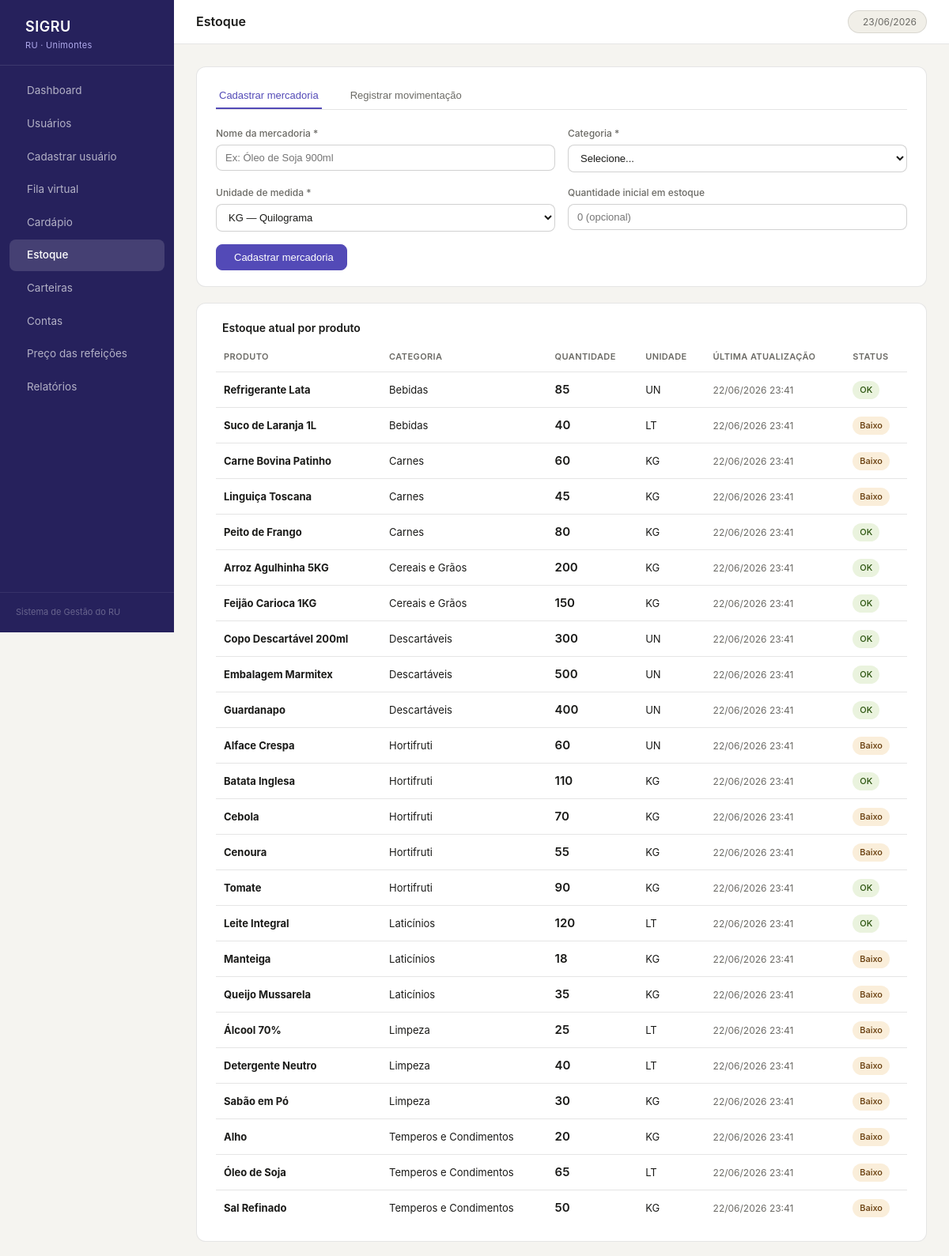
/estoque.php (upper part), run on the app's committed database.
### tables this page shows
CREATE TABLE produto (
    id_produto      INT(6) UNSIGNED AUTO_INCREMENT,
    nome_produto    VARCHAR(100) NOT NULL,
    unidade_medida  VARCHAR(2) NOT NULL,
    id_tipo_produto INT(3) UNSIGNED NOT NULL,
    PRIMARY KEY (id_produto),
    CONSTRAINT fk_produto_tipo FOREIGN KEY (id_tipo_produto)
        REFERENCES tipo_produto (id_tipo)
);

CREATE TABLE tipo_produto (
    id_tipo         INT(3) UNSIGNED AUTO_INCREMENT,
    descricao_tipo  VARCHAR(100) NOT NULL,
    PRIMARY KEY (id_tipo)
);

CREATE TABLE estoque (
    id_estoque       INT(6) UNSIGNED AUTO_INCREMENT,
    quantidade       INT(8) UNSIGNED NOT NULL,
    data_atualizacao DATETIME NOT NULL,
    id_produto       INT(6) UNSIGNED NOT NULL,
    PRIMARY KEY (id_estoque),
    CONSTRAINT fk_estoque_produto FOREIGN KEY (id_produto)
        REFERENCES produto (id_produto)
);

### estoque.php (the view, shortened to what this page needs)
<?php
require_once 'includes/header.php';
$conn = getConnection();
$estoque = $conn->query("
    SELECT p.id_produto, p.nome_produto, p.unidade_medida,
           tp.descricao_tipo,
           COALESCE(e.quantidade, 0) AS quantidade,
           e.data_atualizacao
    FROM produto p
    JOIN tipo_produto tp ON tp.id_tipo = p.id_tipo_produto
    LEFT JOIN estoque e ON e.id_produto = p.id_produto
    ORDER BY tp.descricao_tipo, p.nome_produto
");
?>
<div class="card">
    <div class="flex gap-2" style="margin-bottom:1.25rem;border-bottom:1px solid var(--border);padding-bottom:0">
        <button type="button" class="tab-btn active" data-tab="tab-produto"
                style="padding:8px 4px;margin-right:1.5rem;border:none;background:none;cursor:pointer;
                       font-size:13px;font-weight:500;color:var(--purple-600);
                       border-bottom:2px solid var(--purple-600)">
            <i class="ti ti-box"></i> Cadastrar mercadoria
        </button>
        <button type="button" class="tab-btn" data-tab="tab-movimento"
                style="padding:8px 4px;border:none;background:none;cursor:pointer;
                       font-size:13px;font-weight:500;color:var(--text-muted);border-bottom:2px solid transparent">
            <i class="ti ti-arrows-exchange"></i> Registrar movimentação
        </button>
    </div>
    <div id="tab-produto" class="tab-content">
        <form method="POST">
            <div class="form-grid">
                <div class="form-group">
                    <label>Nome da mercadoria *</label>
                    <input type="text" name="nome_produto" placeholder="Ex: Óleo de Soja 900ml"
                           value="<?= htmlspecialchars($_POST['nome_produto'] ?? '') ?>">
                </div>
                <div class="form-group">
                    <label>Categoria *</label>
                    <select name="id_tipo_produto">
                        <option value="">Selecione...</option>
                    </select>
                </div>
                <div class="form-group">
                    <label>Unidade de medida *</label>
                    <select name="unidade_medida">
                        <option value="KG" <?= (($_POST['unidade_medida'] ?? '') === 'KG') ? 'selected' : '' ?>>KG — Quilograma</option>
                    </select>
                </div>
                <div class="form-group">
                    <label>Quantidade inicial em estoque</label>
                    <input type="number" name="quantidade_inicial" min="0" placeholder="0 (opcional)"
                           value="<?= htmlspecialchars($_POST['quantidade_inicial'] ?? '') ?>">
                </div>
            </div>
            <div style="margin-top:1rem">
                <button type="submit" class="btn btn-primary">
                    <i class="ti ti-device-floppy"></i> Cadastrar mercadoria
                </button>
            </div>
        </form>
    </div>
</div>
<div class="card">
    <div class="card-title"><i class="ti ti-package"></i> Estoque atual por produto</div>
    <div class="table-wrap">
        <table>
            <thead>
                <tr>
                    <th>Produto</th>
                    <th>Categoria</th>
                    <th>Quantidade</th>
                    <th>Unidade</th>
                    <th>Última atualização</th>
                    <th>Status</th>
                </tr>
            </thead>
            <tbody>
                <?php while ($e = $estoque->fetch_assoc()): ?>
                <tr>
                    <td><strong><?= htmlspecialchars($e['nome_produto']) ?></strong></td>
                    <td><?= htmlspecialchars($e['descricao_tipo']) ?></td>
                    <td style="font-size:15px;font-weight:600"><?= $e['quantidade'] ?></td>
                    <td><?= htmlspecialchars($e['unidade_medida']) ?></td>
                    <td class="text-muted">
                        <?= $e['data_atualizacao'] ? date('d/m/Y H:i', strtotime($e['data_atualizacao'])) : '—' ?>
                    </td>
                    <td>
                        <?php if ($e['quantidade'] == 0): ?>
                            <span class="pill pill-red">Zerado</span>
                        <?php elseif ($e['quantidade'] < 80): ?>
                            <span class="pill pill-amber">Baixo</span>
                        <?php else: ?>
                            <span class="pill pill-green">OK</span>
                        <?php endif; ?>
                    </td>
                </tr>
                <?php endwhile; ?>
            </tbody>
        </table>
    </div>
</div>
<?php
require_once 'includes/footer.php';
?>

### assets/css/style.css (style rules this page uses)
*, *::before, *::after { box-sizing: border-box; margin: 0; padding: 0; }
:root { --purple-50: #EEEDFE; --purple-200: #AFA9EC; --purple-600: #534AB7; --purple-800: #3C3489; --purple-900: #26215C; --teal-50: #E1F5EE; --teal-600: #0F6E56; --teal-800: #085041; --amber-50: #FAEEDA; --amber-600: #854F0B; --amber-800: #633806; --red-50: #FCEBEB; --red-600: #A32D2D; --green-50: #EAF3DE; --green-800: #27500A; --gray-50: #F1EFE8; --gray-100: #D3D1C7; --gray-400: #888780; --gray-800: #444441; --bg: #F5F4F0; --surface: #FFFFFF; --border: rgba(0,0,0,0.10); --border-md: rgba(0,0,0,0.18); --text: #1A1A18; --text-muted:#6B6A65; --radius-md: 8px; --radius-lg: 12px; --sidebar-w: 220px; }
body { font-family: 'Inter', system-ui, -apple-system, sans-serif; background: var(--bg); color: var(--text); font-size: 14px; line-height: 1.6; }
.card { background: var(--surface); border: 1px solid var(--border); border-radius: var(--radius-lg); padding: 1.25rem 1.5rem; margin-bottom: 1.25rem; }
.card-title { font-size: 14px; font-weight: 600; color: var(--text); margin-bottom: 1rem; display: flex; align-items: center; gap: 8px; }
.table-wrap { overflow-x: auto; }
table { width: 100%; border-collapse: collapse; font-size: 13px; }
thead th { text-align: left; font-size: 11px; font-weight: 600; text-transform: uppercase; letter-spacing: 0.4px; color: var(--text-muted); padding: 0 10px 10px; border-bottom: 1px solid var(--border); }
tbody td { padding: 10px; border-bottom: 1px solid var(--border); color: var(--text); vertical-align: middle; }
tbody tr:last-child td { border-bottom: none; }
.pill { display: inline-block; font-size: 11px; font-weight: 500; padding: 3px 9px; border-radius: 999px; }
.pill-green { background: var(--green-50); color: var(--green-800); }
.pill-amber { background: var(--amber-50); color: var(--amber-800); }
.form-grid { display: grid; grid-template-columns: 1fr 1fr; gap: 1rem; }
.form-group { display: flex; flex-direction: column; gap: 5px; }
label { font-size: 12px; font-weight: 500; color: var(--text-muted); }
input[type="text"], input[type="number"], input[type="email"], select, textarea { width: 100%; padding: 8px 11px; border: 1px solid var(--border-md); border-radius: var(--radius-md); font-size: 13px; color: var(--text); background: var(--surface); transition: border-color 0.15s, box-shadow 0.15s; outline: none; }
.btn { display: inline-flex; align-items: center; gap: 6px; padding: 8px 16px; border-radius: var(--radius-md); font-size: 13px; font-weight: 500; cursor: pointer; border: 1px solid transparent; text-decoration: none; transition: opacity 0.15s, background 0.15s; }
.btn-primary { background: var(--purple-600); color: #fff; border-color: var(--purple-600); }
.flex { display: flex; }
.gap-2 { gap: 0.5rem; }
.text-muted { color: var(--text-muted); font-size: 12px; }

### data on the page
produto: nome_produto "Refrigerante Lata", id_tipo_produto.descricao_tipo "Bebidas", quantidade "85", unidade_medida "UN", estoque.data_atualizacao "22/06/2026 23:41", shows "OK"
produto: nome_produto "Suco de Laranja 1L", id_tipo_produto.descricao_tipo "Bebidas", quantidade "40", unidade_medida "LT", estoque.data_atualizacao "22/06/2026 23:41", shows "Baixo"
produto: nome_produto "Carne Bovina Patinho", id_tipo_produto.descricao_tipo "Carnes", quantidade "60", unidade_medida "KG", estoque.data_atualizacao "22/06/2026 23:41", shows "Baixo"
produto: nome_produto "Linguiça Toscana", id_tipo_produto.descricao_tipo "Carnes", quantidade "45", unidade_medida "KG", estoque.data_atualizacao "22/06/2026 23:41", shows "Baixo"
produto: nome_produto "Peito de Frango", id_tipo_produto.descricao_tipo "Carnes", quantidade "80", unidade_medida "KG", estoque.data_atualizacao "22/06/2026 23:41", shows "OK"
produto: nome_produto "Arroz Agulhinha 5KG", id_tipo_produto.descricao_tipo "Cereais e Grãos", quantidade "200", unidade_medida "KG", estoque.data_atualizacao "22/06/2026 23:41", shows "OK"
produto: nome_produto "Feijão Carioca 1KG", id_tipo_produto.descricao_tipo "Cereais e Grãos", quantidade "150", unidade_medida "KG", estoque.data_atualizacao "22/06/2026 23:41", shows "OK"
produto: nome_produto "Copo Descartável 200ml", id_tipo_produto.descricao_tipo "Descartáveis", quantidade "300", unidade_medida "UN", estoque.data_atualizacao "22/06/2026 23:41", shows "OK"
produto: nome_produto "Embalagem Marmitex", id_tipo_produto.descricao_tipo "Descartáveis", quantidade "500", unidade_medida "UN", estoque.data_atualizacao "22/06/2026 23:41", shows "OK"
produto: nome_produto "Guardanapo", id_tipo_produto.descricao_tipo "Descartáveis", quantidade "400", unidade_medida "UN", estoque.data_atualizacao "22/06/2026 23:41", shows "OK"
produto: nome_produto "Alface Crespa", id_tipo_produto.descricao_tipo "Hortifruti", quantidade "60", unidade_medida "UN", estoque.data_atualizacao "22/06/2026 23:41", shows "Baixo"
produto: nome_produto "Batata Inglesa", id_tipo_produto.descricao_tipo "Hortifruti", quantidade "110", unidade_medida "KG", estoque.data_atualizacao "22/06/2026 23:41", shows "OK"
produto: nome_produto "Cebola", id_tipo_produto.descricao_tipo "Hortifruti", quantidade "70", unidade_medida "KG", estoque.data_atualizacao "22/06/2026 23:41", shows "Baixo"
produto: nome_produto "Cenoura", id_tipo_produto.descricao_tipo "Hortifruti", quantidade "55", unidade_medida "KG", estoque.data_atualizacao "22/06/2026 23:41", shows "Baixo"
produto: nome_produto "Tomate", id_tipo_produto.descricao_tipo "Hortifruti", quantidade "90", unidade_medida "KG", estoque.data_atualizacao "22/06/2026 23:41", shows "OK"
produto: nome_produto "Leite Integral", id_tipo_produto.descricao_tipo "Laticínios", quantidade "120", unidade_medida "LT", estoque.data_atualizacao "22/06/2026 23:41", shows "OK"
produto: nome_produto "Manteiga", id_tipo_produto.descricao_tipo "Laticínios", quantidade "18", unidade_medida "KG", estoque.data_atualizacao "22/06/2026 23:41", shows "Baixo"
produto: nome_produto "Queijo Mussarela", id_tipo_produto.descricao_tipo "Laticínios", quantidade "35", unidade_medida "KG", estoque.data_atualizacao "22/06/2026 23:41", shows "Baixo"
produto: nome_produto "Álcool 70%", id_tipo_produto.descricao_tipo "Limpeza", quantidade "25", unidade_medida "LT", estoque.data_atualizacao "22/06/2026 23:41", shows "Baixo"
produto: nome_produto "Detergente Neutro", id_tipo_produto.descricao_tipo "Limpeza", quantidade "40", unidade_medida "LT", estoque.data_atualizacao "22/06/2026 23:41", shows "Baixo"
produto: nome_produto "Sabão em Pó", id_tipo_produto.descricao_tipo "Limpeza", quantidade "30", unidade_medida "KG", estoque.data_atualizacao "22/06/2026 23:41", shows "Baixo"
produto: nome_produto "Alho", id_tipo_produto.descricao_tipo "Temperos e Condimentos", quantidade "20", unidade_medida "KG", estoque.data_atualizacao "22/06/2026 23:41", shows "Baixo"
produto: nome_produto "Óleo de Soja", id_tipo_produto.descricao_tipo "Temperos e Condimentos", quantidade "65", unidade_medida "LT", estoque.data_atualizacao "22/06/2026 23:41", shows "Baixo"
produto: nome_produto "Sal Refinado", id_tipo_produto.descricao_tipo "Temperos e Condimentos", quantidade "50", unidade_medida "KG", estoque.data_atualizacao "22/06/2026 23:41", shows "Baixo"

### other printed values
$info['label'] "Dashboard"
$info['label'] "Usuários"
$info['label'] "Cadastrar usuário"
$info['label'] "Fila virtual"
$info['label'] "Cardápio"
$info['label'] "Estoque"
$info['label'] "Carteiras"
$info['label'] "Contas"
$info['label'] "Preço das refeições"
$info['label'] "Relatórios"
$page_title "Estoque"
